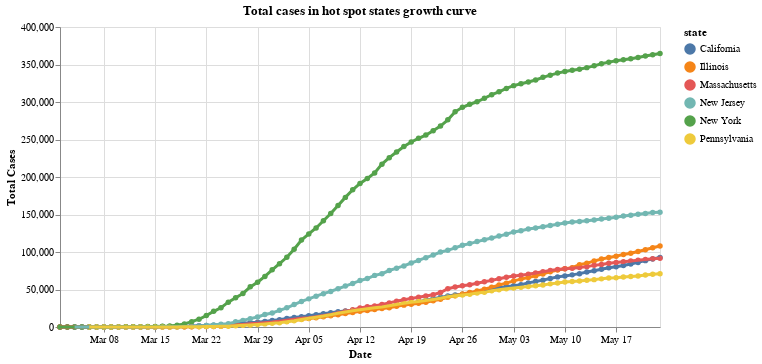

Notebook source saved alongside this figure:
### Markdown cell above
## 5 - Examining case growth curves in "hot spot" states
We defined 'hot spot' states as those who make up more than 4% of the country's cases on the latest date recorded

### Code cell
us_states['date'] = pd.to_datetime(us_states['date'], format="%Y/%m/%d")

recent_cases = us_states[us_states['date']>"2020-03-1"]
hotspot_threshold=total_cases*.04

states_slow_growth = recent_cases[recent_cases['date']==latest_date]
states_slow_growth = states_slow_growth[states_slow_growth['cases']<hotspot_threshold]
states_slow_growth= states_slow_growth["state"]
recent_cases_hot_spot = recent_cases[~recent_cases.state.isin(states_slow_growth)]

scales = alt.selection_interval(bind='scales')
highlight = alt.selection(type='single', on='mouseover', fields=['state'], nearest=True)

base = alt.Chart(recent_cases_hot_spot).mark_line(point=True).encode(
    y=alt.Y('cases:Q', axis=alt.Axis(title='Total Cases')),
#     x='date:T',
    x=alt.X('date:T', axis=alt.Axis(format='%b %d', title='Date')),
#     y='cases:Q',
    color='state:N',
    tooltip=['state', 'cases', 'date']
)


points = base.mark_circle().encode(
    opacity=alt.value(1)
).add_selection(
    highlight
).properties(
    width=600,
    title='Total cases in hot spot states growth curve'
)


lines = base.mark_line().encode(
    size=alt.condition(~highlight, alt.value(1.25), alt.value(3))
)

display(points + lines)

### Figure 1 — Vega-Lite specification as saved in the notebook (floating-point values rounded to 4 significant figures; data arrays with more than 128 entries replaced by an {"elided": "..."} marker saying what was removed)
{"config": {"view": {"continuousWidth": 400, "continuousHeight": 300}}, "layer": [{"mark": "circle", "encoding": {"color": {"type": "nominal", "field": "state"}, "opacity": {"value": 1}, "tooltip": [{"type": "nominal", "field": "state"}, {"type": "quantitative", "field": "cases"}, {"type": "temporal", "field": "date"}], "x": {"type": "temporal", "axis": {"format": "%b %d", "title": "Date"}, "field": "date"}, "y": {"type": "quantitative", "axis": {"title": "Total Cases"}, "field": "cases"}}, "selection": {"selector002": {"type": "single", "on": "mouseover", "fields": ["state"], "nearest": true}}, "title": "Total cases in hot spot states growth curve", "width": 600}, {"mark": "line", "encoding": {"color": {"type": "nominal", "field": "state"}, "size": {"condition": {"value": 1.25, "selection": {"not": "selector002"}}, "value": 3}, "tooltip": [{"type": "nominal", "field": "state"}, {"type": "quantitative", "field": "cases"}, {"type": "temporal", "field": "date"}], "x": {"type": "temporal", "axis": {"format": "%b %d", "title": "Date"}, "field": "date"}, "y": {"type": "quantitative", "axis": {"title": "Total Cases"}, "field": "cases"}}}], "data": {"name": "data-23ad954ebf1b328efb43af54d710c0eb"}, "$schema": "https://vega.github.io/schema/vega-lite/v4.0.2.json", "datasets": {"data-23ad954ebf1b328efb43af54d710c0eb": {"elided": "492 records"}}}
